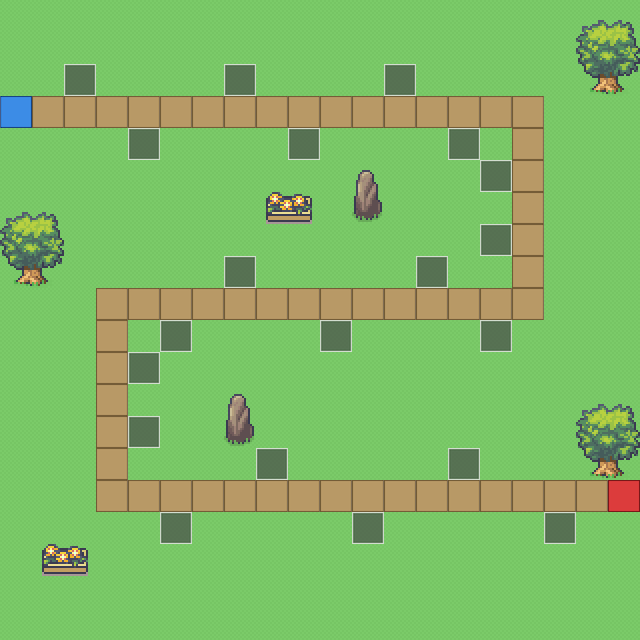

This game map was drawn from its Tiled (.tmx) file and the tilesets committed beside it. A one-line description and the full map source follow:
An orthogonal 20x20 tile map with 32x32 px tiles, 3 tile layers (Ground, Env, Logic), 3 tilesets.

<map version="1.10" tiledversion="1.12.2" orientation="orthogonal" renderorder="right-down" width="20" height="20" tilewidth="32" tileheight="32" infinite="0" nextlayerid="5" nextobjectid="1">
 <tileset firstgid="1" source="../tilesets/tiles.tsx" />
 <tileset firstgid="6" name="Test" tilewidth="32" tileheight="32" tilecount="855" columns="19">
  <image source="../tilesets/Serene_Village_32x32.png" width="608" height="1440" />
 </tileset>
 <tileset firstgid="861" name="tiles2" tilewidth="32" tileheight="32" tilecount="5" columns="5">
  <properties>
   <property name="kind" value="build" />
  </properties>
  <image source="../tilesets/tiles.png" width="160" height="32" />
  <tile id="1">
   <properties>
    <property name="kind" value="path" />
   </properties>
  </tile>
  <tile id="2">
   <properties>
    <property name="kind" value="build" />
   </properties>
  </tile>
  <tile id="3">
   <properties>
    <property name="kind" value="start" />
   </properties>
  </tile>
  <tile id="4">
   <properties>
    <property name="kind" value="end" />
   </properties>
  </tile>
 </tileset>
 <layer id="1" name="Ground" width="20" height="20">
  <data encoding="csv">
9,9,9,9,9,9,9,9,9,9,9,9,9,9,9,9,9,9,9,9,
9,9,9,9,9,9,9,9,9,9,9,9,9,9,9,9,9,9,9,9,
9,9,9,9,9,9,9,9,9,9,9,9,9,9,9,9,9,9,9,9,
33,33,33,33,33,33,33,33,33,33,33,33,33,33,33,33,33,9,9,9,
9,9,9,9,9,9,9,9,9,9,9,9,9,9,9,9,33,9,9,9,
9,9,9,9,9,9,9,9,9,9,9,9,9,9,9,9,33,9,9,9,
9,9,9,9,9,9,9,9,9,9,9,9,9,9,9,9,33,9,9,9,
9,9,9,9,9,9,9,9,9,9,9,9,9,9,9,9,33,9,9,9,
9,9,9,9,9,9,9,9,9,9,9,9,9,9,9,9,33,9,9,9,
9,9,9,33,33,33,33,33,33,33,33,33,33,33,33,33,33,9,9,9,
9,9,9,33,9,9,9,9,9,9,9,9,9,9,9,9,9,9,9,9,
9,9,9,33,9,9,9,9,9,9,9,9,9,9,9,9,9,9,9,9,
9,9,9,33,9,9,9,9,9,9,9,9,9,9,9,9,9,9,9,9,
9,9,9,33,9,9,9,9,9,9,9,9,9,9,9,9,9,9,9,9,
9,9,9,33,9,9,9,9,9,9,9,9,9,9,9,9,9,9,9,9,
9,9,9,33,33,33,33,33,33,33,33,33,33,33,33,33,33,33,33,33,
9,9,9,9,9,9,9,9,9,9,9,9,9,9,9,9,9,9,9,9,
9,9,9,9,9,9,9,9,9,9,9,9,9,9,9,9,9,9,9,9,
9,9,9,9,9,9,9,9,9,9,9,9,9,9,9,9,9,9,9,9,
9,9,9,9,9,9,9,9,9,9,9,9,9,9,9,9,9,9,9,9
</data>
 </layer>
 <layer id="4" name="Env" width="20" height="20">
  <data encoding="csv">
0,0,0,0,0,0,0,0,0,0,0,0,0,0,0,0,0,0,243,244,
0,0,0,0,0,0,0,0,0,0,0,0,0,0,0,0,0,0,262,263,
0,0,0,0,0,0,0,0,0,0,0,0,0,0,0,0,0,0,281,282,
0,0,0,0,0,0,0,0,0,0,0,0,0,0,0,0,0,0,0,0,
0,0,0,0,0,0,0,0,0,0,0,0,0,0,0,0,0,0,0,0,
0,0,0,0,0,0,0,0,0,0,0,275,0,0,0,0,0,0,0,0,
243,244,0,0,0,0,0,0,373,374,0,294,0,0,0,0,0,0,0,0,
262,263,0,0,0,0,0,0,0,0,0,0,0,0,0,0,0,0,0,0,
281,282,0,0,0,0,0,0,0,0,0,0,0,0,0,0,0,0,0,0,
0,0,0,0,0,0,0,0,0,0,0,0,0,0,0,0,0,0,0,0,
0,0,0,0,0,0,0,0,0,0,0,0,0,0,0,0,0,0,0,0,
0,0,0,0,0,0,0,0,0,0,0,0,0,0,0,0,0,0,0,0,
0,0,0,0,0,0,0,275,0,0,0,0,0,0,0,0,0,0,243,244,
0,0,0,0,0,0,0,294,0,0,0,0,0,0,0,0,0,0,262,263,
0,0,0,0,0,0,0,0,0,0,0,0,0,0,0,0,0,0,281,282,
0,0,0,0,0,0,0,0,0,0,0,0,0,0,0,0,0,0,0,0,
0,0,0,0,0,0,0,0,0,0,0,0,0,0,0,0,0,0,0,0,
0,373,374,0,0,0,0,0,0,0,0,0,0,0,0,0,0,0,0,0,
0,0,0,0,0,0,0,0,0,0,0,0,0,0,0,0,0,0,0,0,
0,0,0,0,0,0,0,0,0,0,0,0,0,0,0,0,0,0,0,0
</data>
 </layer>
 <layer id="3" name="Logic" width="20" height="20">
  <data encoding="csv">
0,0,0,0,0,0,0,0,0,0,0,0,0,0,0,0,0,0,0,0,
0,0,0,0,0,0,0,0,0,0,0,0,0,0,0,0,0,0,0,0,
0,0,863,0,0,0,0,863,0,0,0,0,863,0,0,0,0,0,0,0,
864,862,862,862,862,862,862,862,862,862,862,862,862,862,862,862,862,0,0,0,
0,0,0,0,863,0,0,0,0,863,0,0,0,0,863,0,862,0,0,0,
0,0,0,0,0,0,0,0,0,0,0,0,0,0,0,863,862,0,0,0,
0,0,0,0,0,0,0,0,0,0,0,0,0,0,0,0,862,0,0,0,
0,0,0,0,0,0,0,0,0,0,0,0,0,0,0,863,862,0,0,0,
0,0,0,0,0,0,0,863,0,0,0,0,0,863,0,0,862,0,0,0,
0,0,0,862,862,862,862,862,862,862,862,862,862,862,862,862,862,0,0,0,
0,0,0,862,0,863,0,0,0,0,863,0,0,0,0,863,0,0,0,0,
0,0,0,862,863,0,0,0,0,0,0,0,0,0,0,0,0,0,0,0,
0,0,0,862,0,0,0,0,0,0,0,0,0,0,0,0,0,0,0,0,
0,0,0,862,863,0,0,0,0,0,0,0,0,0,0,0,0,0,0,0,
0,0,0,862,0,0,0,0,863,0,0,0,0,0,863,0,0,0,0,0,
0,0,0,862,862,862,862,862,862,862,862,862,862,862,862,862,862,862,862,865,
0,0,0,0,0,863,0,0,0,0,0,863,0,0,0,0,0,863,0,0,
0,0,0,0,0,0,0,0,0,0,0,0,0,0,0,0,0,0,0,0,
0,0,0,0,0,0,0,0,0,0,0,0,0,0,0,0,0,0,0,0,
0,0,0,0,0,0,0,0,0,0,0,0,0,0,0,0,0,0,0,0
</data>
 </layer>
</map>
